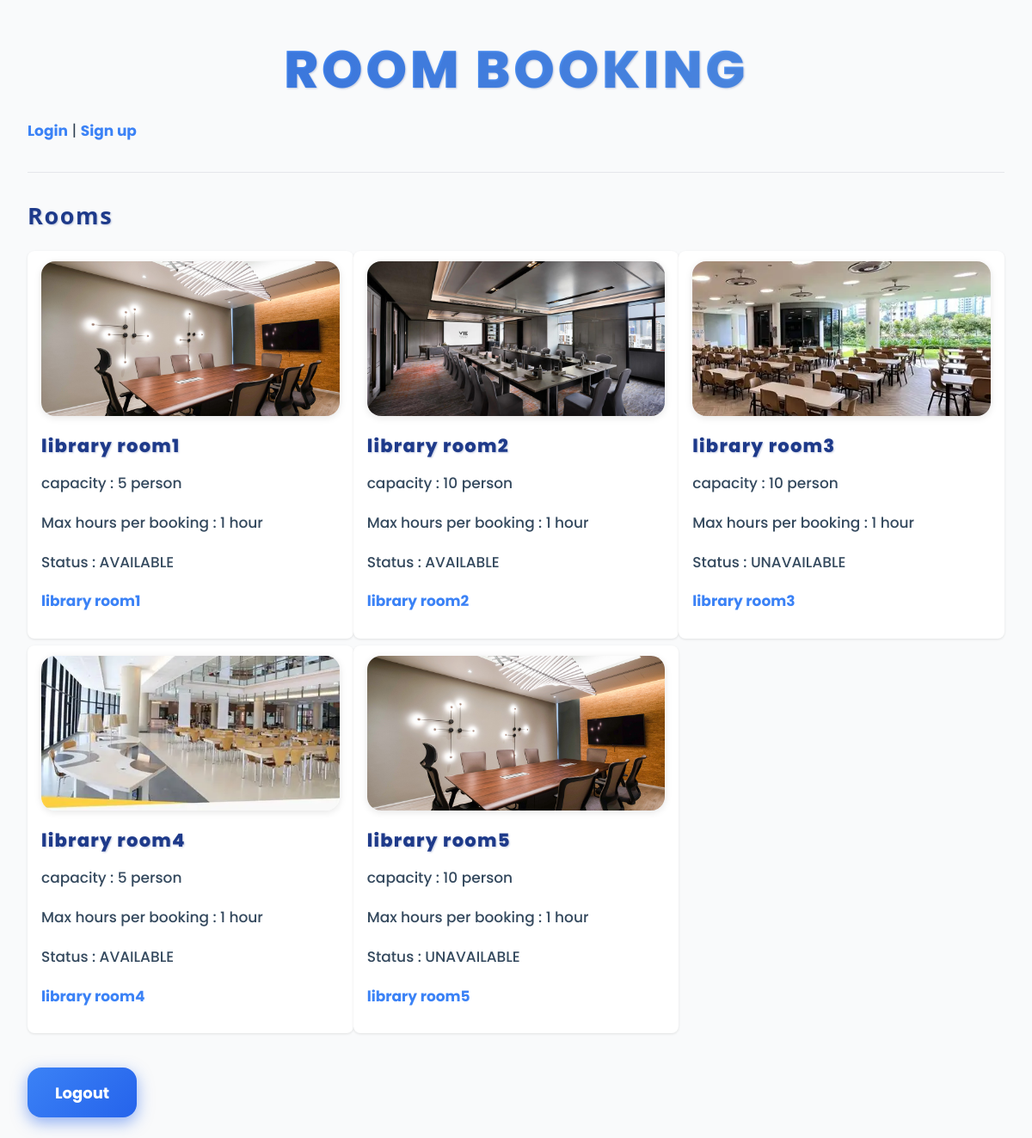
The page / on the database its author committed.
### booking/models.py (models this page shows, shortened)
class Room(models.Model):
    name = models.CharField(max_length=100)
    capacity = models.IntegerField(default=0)
    max_hours = models.IntegerField(default=1)
    status = models.CharField(max_length=20, default="AVAILABLE")
    image = models.ImageField(upload_to="rooms/", null=True, blank=True)

### booking/views.py (the view)
# urls.py: path("", views.index, name="index"),
def index(request):
    rooms = Room.objects.all()
    return render(request, "booking/index.html", {"rooms": rooms})

### booking/templates/booking/index.html (shortened to what this page needs)
{% load static %}
<!DOCTYPE html>
<html lang="en">
<head>
  <link rel="stylesheet" href="{% static 'booking/css/style.css' %}">
</head>
<body>
  <h1 class="main-title">Room Booking</h1>
  <nav>
    {% if user.is_authenticated %}
      Hello, {{ user.username }} |
      <a href="{% url 'mine' %}">My Bookings</a> |
    {% if user.is_staff %}
      <a href="{% url 'admin_bookings'%}">All bookings(admin) </a>
    {% endif %}
    {% else %}
      <a href="{% url 'login' %}">Login</a> |
      <a href="{% url 'signup' %}">Sign up</a>
    {% endif %}
  </nav>
<hr>
  <h2>Rooms</h2>
  <table border="0" width="100%" cellpadding="20">
    <tr align="center" valign="top">
      {% for room in rooms %}
        <td width="33%">
          {% if room.image %}
            <img src="{{ room.image.url }}" alt="{{ room.name }}" width="300" height="200">
          {% else %}
            <div style="width:300px;height:200px;background:#f2f2f2;display:flex;align-items:center;justify-content:center;">
              ไม่มีรูป
            </div>
          {% endif %}
          <h3>{{ room.name }}</h3>
          <p>capacity : {{ room.capacity }} person</p>
          <p>Max hours per booking : {{ room.max_hours }} hour</p>
          <p>Status : {{ room.status }} </p>
          <p><a href="{% url 'room_detail' room.id %}">{{ room.name }}</a></p>
        </td>
        {% if forloop.counter|divisibleby:3 %}
          </tr><tr align="center" valign="top">
        {% endif %}
      {% empty %}
        <td>No rooms available.</td>
      {% endfor %}
    </tr>
  </table>
  <form method="post" action="{% url 'logout' %}" style="display:inline;">
        {% csrf_token %}<button>Logout</button>
      </form>
</body>
</html>

### booking/static/booking/css/style.css (style rules this page uses)
body { font-family: 'Poppins', system-ui, Segoe UI, Roboto, Arial, sans-serif; background-color: #f9fafb; color: #1f2937; margin: 1rem; line-height: 1.6; }
h1, h2, h3 { font-weight: 700; color: #111827; margin-bottom: 0.75rem; }
a { color: #3b82f6; text-decoration: none; transition: color 0.2s ease-in-out; }
button { background-color: #3b82f6; color: white; font-weight: 600; padding: 0.5rem 1.2rem; border: none; border-radius: 0.5rem; cursor: pointer; transition: background-color 0.2s ease-in-out; font-size: 1rem; user-select: none; font-family: 'Poppins', system-ui, sans-serif; }
table { border-collapse: separate; border-spacing: 0 0.5rem; width: 100%; max-width: 100%; margin-top: 1rem; margin-bottom: 2rem; }
th, td { padding: 0.75rem 1rem; text-align: left; background-color: white; border-radius: 0.5rem; box-shadow: 0 1px 3px rgb(0 0 0 / 0.1); font-family: 'Poppins', system-ui, sans-serif; }
img { width: 100%; height: 180px; object-fit: cover; border-radius: 1rem; display: block; margin-bottom: 1rem; box-shadow: 0 2px 8px rgba(0, 0, 0, 0.1); transition: transform 0.3s ease; }
nav { margin-bottom: 1.5rem; font-family: 'Poppins', system-ui, sans-serif; }
p { margin-top: 0; margin-bottom: 1rem; font-family: 'Poppins', system-ui, sans-serif; }
hr { border: none; border-top: 1px solid #e5e7eb; margin: 2rem 0; }
button { background: linear-gradient(135deg, #3b82f6 0%, #2563eb 100%); color: white; border: none; padding: 0.9rem 1.5rem; font-size: 1.15rem; font-weight: 600; border-radius: 8px; cursor: pointer; box-shadow: 0 6px 15px rgba(37, 99, 235, 0.4); transition: background 0.3s ease, box-shadow 0.3s ease, transform 0.15s ease; font-family: 'Poppins', system-ui, sans-serif; user-select: none; }
a { color: #3b82f6; text-decoration: none; font-weight: 600; position: relative; transition: color 0.3s ease, transform 0.15s ease; cursor: pointer; }
a::after { content: ''; position: absolute; width: 100%; height: 2px; bottom: -3px; left: 0; background-color: #3b82f6; transform: scaleX(0); transform-origin: right; transition: transform 0.3s ease; }
h1.main-title { font-family: 'Poppins', 'Inter', system-ui, sans-serif; font-weight: 800; font-size: 3.8rem; text-align: center; text-transform: uppercase; user-select: none; background: linear-gradient(90deg, #3b82f6, #60a5fa, #2563eb, #3b82f6); background-size: 300% 300%; -webkit-background-clip: text; -webkit-text-fill-color: transparent; animation: gradientShift 6s ease infinite; position: relative; overflow: hidden; }
body { font-family: 'Yoppin', system-ui, Segoe UI, Roboto, Arial, sans-serif; background-color: #f9fafb; color: #2c3e50; margin: 1.5rem 2rem; line-height: 1.75; font-size: 18px; }
h1, h2, h3 { font-weight: 800; color: #1e3a8a; margin-bottom: 1rem; letter-spacing: 0.06em; line-height: 1.3; text-shadow: 1px 1px 2px rgba(30, 58, 138, 0.25); }
p, li, label, a, span { font-weight: 500; font-size: 17px; color: #34495e; }
a { color: #3b82f6; font-weight: 700; text-decoration: none; transition: color 0.3s ease; }
button { font-size: 18px; font-weight: 700; padding: 0.95rem 2rem; border-radius: 16px; background-color: #2563eb; color: white; box-shadow: 0 6px 18px rgba(37, 99, 235, 0.5); transition: background-color 0.3s ease, box-shadow 0.3s ease, transform 0.15s ease; cursor: pointer; user-select: none; border: none; }
th, td { padding: 0.75rem 1rem; text-align: left; background-color: white; border-radius: 0.5rem; box-shadow: 0 1px 3px rgb(0 0 0 / 0.1); }
nav { margin-bottom: 1.5rem; }
p { margin-top: 0; margin-bottom: 1rem; }

### booking/templates/booking/index.html (style rules this page uses)
body { font-family:system-ui,Segoe UI,Roboto,Arial }

### rows shown on the page
Room: image (picture), name "library room1", capacity "5", max_hours "1", status "AVAILABLE"
Room: image (picture), name "library room2", capacity "10", max_hours "1", status "AVAILABLE"
Room: image (picture), name "library room3", capacity "10", max_hours "1", status "UNAVAILABLE"
Room: image (picture), name "library room4", capacity "5", max_hours "1", status "AVAILABLE"
Room: image (picture), name "library room5", capacity "10", max_hours "1", status "UNAVAILABLE"
